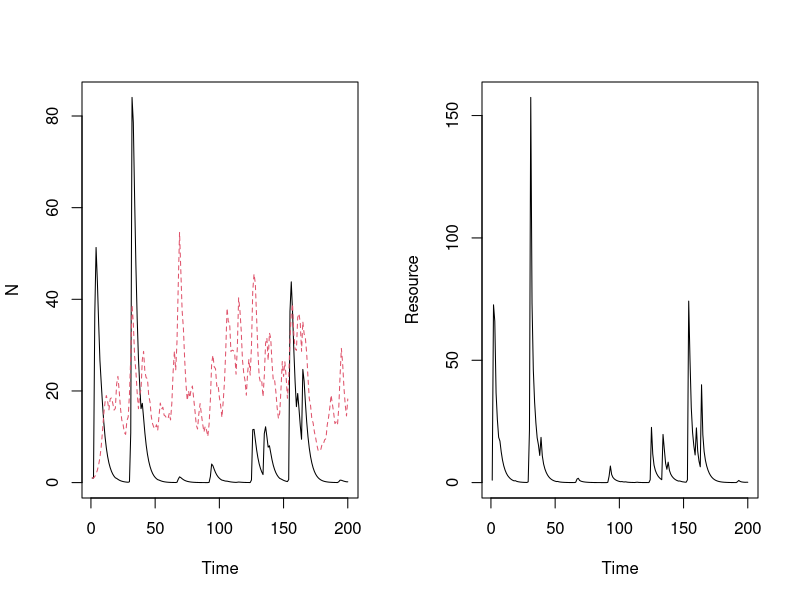

Here is the R script that generated this plot:
## Semi-discrete relative nonlinearity model of two species   ## 
## coexisting on one essential resource                       ##

####
#### 3/19/2014
#### atredenn@gmail.com
####

##  MODEL DESCRIPTION
# species "split" themselves between a dormant, low-mortaility stage (D) and 
#   a higher mortality, high growth stage (N)
# The single resource is R
# There are two sources of variability: an environmental cue that drives the
#   storage effect, and resource variability

# clear the workspace
rm(list=ls())

####
#### Initial conditions and global variables ------------------------
####
maxTime <- 200 
burn.in <- maxTime/10
DNR <- c(D=c(1,1),N=c(1,1),R=100)
Rmu <- 2      #mean resource pulse (on log scale)
Rsd <- 1.2    #std dev of resource pulses (on log scale)


####
#### Load relevant libraries ----------------------------------------
####
library(deSolve)
library(mvtnorm)
library(ggplot2)
library(reshape2)
library(gridExtra)


####
#### Model function -------------------------------------------------
####
## Continuous model
updateDNR <- function(t, DNR, parms){
  with(as.list(c(DNR, parms)), {
    dD1dt = -(mD[1]*D1)
    dD2dt = -(mD[2]*D2)
    dN1dt = N1*(r[1]*exp(-k1[1]*exp(-k2[1]*R)) - mN[1])
    dN2dt = N2*(r[2]*exp(-k1[2]*exp(-k2[2]*R)) - mN[2])
    dRdt = -1* ((dN1dt + mN[1]*N1) + (dN2dt + mN[2]*N2))
    list(c(dD1dt, dD2dt, dN1dt, dN2dt, dRdt)) #output
  })
}

## Discrete model
gfun <- function(t, y, parms){
  with (as.list(y),{
    g1 <- gVec1[t]
    g2 <- gVec2[t]
    D1 <- D1 - (N1+D1)*g1 + N1
    D2 <- D2 - (N2+D2)*g2 + N2
    N1 <- 0+(N1+D1)*g1
    N2 <- 0+(N2+D2)*g2
    R <- R + Rvector[t]
    return(c(D1, D2, N1, N2, R))
  })
}


#TODO: try to implement event function and event data at the same time

####
#### Simulate model -----------------------------------------------------
####
simTime <- seq(1,maxTime,by=1)
parms <- list(
  r = c(5,1),          #max growth rate for genotype A and a
  k1 = c(20,10),       #right offset for growth rates 
  k2 = c(0.08,0.4),    #rates at which max is approached
  mN = c(0.5,0.5),     #live biomass loss (mortality) rates 
  mD = c(0.001, 0.001) #dormant biomass loss (mortality) rates
)

# Set constant "germination" fraction for relative nonlinearity alone
gVec <- matrix(ncol=2, nrow=maxTime)
gVec[,] <- 0.5 
gVec1 <- gVec[,1]
gVec2 <- gVec[,2]

# Set random resource fluctuations
Rvector <- rlnorm(maxTime,Rmu,Rsd)

# Run the model
output = as.data.frame(ode(y = DNR, times = simTime, func = updateDNR, parms = parms,
                           events = list(func = gfun, times=simTime)))

####
#### Make some plots ----------------------------------------------
####
par(mfrow=c(1,2))
matplot(output[,1],output[,2:3],xlab="Time",ylab="N",type="l")
plot(output[,1],output[,4],xlab="Time",ylab="Resource",type="l")
